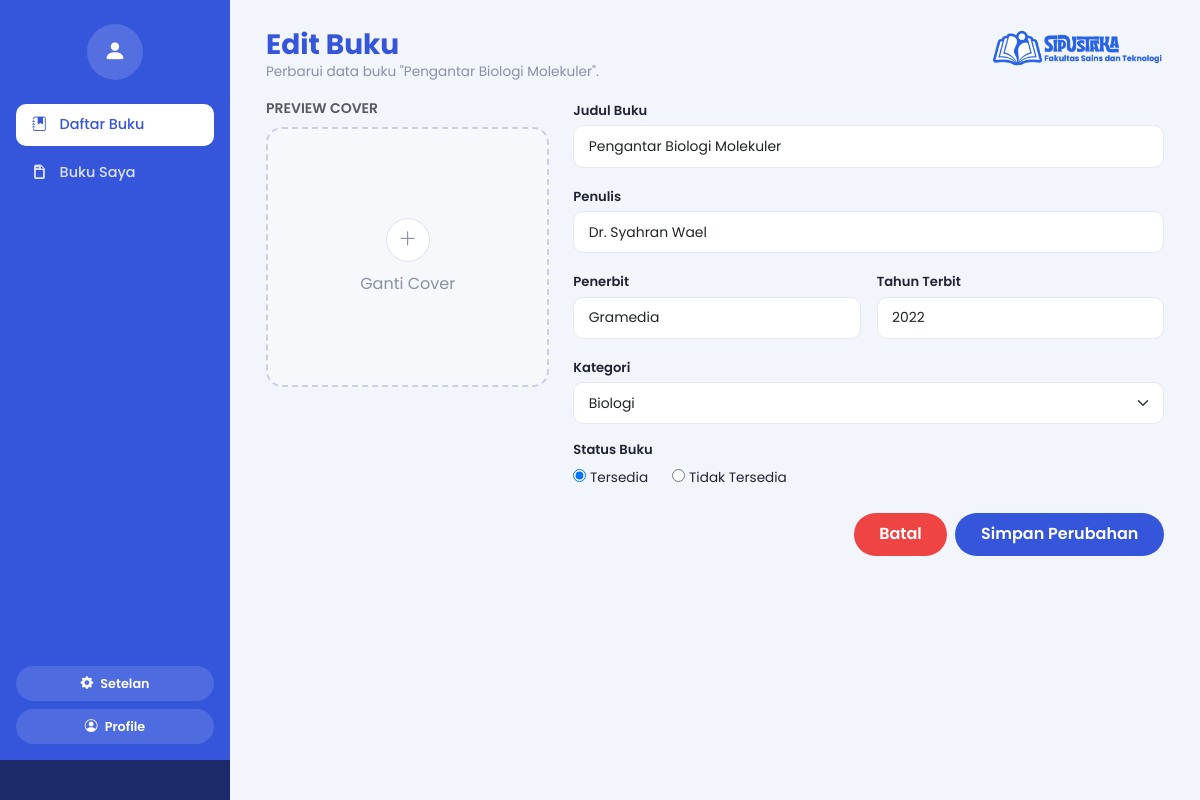
Page /edit.php?id=2 on the committed database.
### tables this page shows
CREATE TABLE IF NOT EXISTS buku (
  id INT AUTO_INCREMENT PRIMARY KEY,
  judul VARCHAR(255) NOT NULL,
  penulis VARCHAR(255) NOT NULL,
  penerbit VARCHAR(255) DEFAULT NULL,
  tahun INT DEFAULT NULL,
  kategori VARCHAR(100) DEFAULT NULL,
  status ENUM('Tersedia', 'Tidak Tersedia') NOT NULL DEFAULT 'Tersedia',
  cover VARCHAR(255) DEFAULT NULL,
  created_at TIMESTAMP DEFAULT CURRENT_TIMESTAMP
);

### edit.php (the view, shortened to what this page needs)
<?php
require_once __DIR__ . '/service/database.php';
$id = $_GET['id'];
$query = "SELECT * FROM buku WHERE id='$id'";
$result = mysqli_query($conn, $query);
$buku = mysqli_fetch_assoc($result);
$coverSrc = $buku['cover'] ? 'uploads/' . htmlspecialchars($buku['cover']) : '';
?>
<!DOCTYPE html>
<html lang="id">
<head>
<?php include 'includes/head.php'; ?>
</head>
<body>
<div class="app-shell">
  <?php include 'includes/sidebar.php'; ?>
  <main class="main-content">
    <div class="d-flex justify-content-between align-items-start flex-wrap gap-2 mb-3">
      <div>
        <h3 class="page-title mb-0">Edit Buku</h3>
        <div class="page-subtitle mb-0">Perbarui data buku "<?= htmlspecialchars($buku['judul']) ?>".</div>
      </div>
      <img src="assets/img/logo.png" alt="SIPUSTAKA" class="topbar-logo-img">
    </div>
    <form action="service/update.php" method="POST" enctype="multipart/form-data">
      <div class="row g-4">
        <div class="col-lg-4">
          <div class="text-muted small fw-semibold mb-2">PREVIEW COVER</div>
          <label class="cover-drop" for="coverInput" style="cursor:pointer; <?= $coverSrc ? "background-image:url('{$coverSrc}');background-size:cover;background-position:center;" : '' ?>">
            <div class="plus" style="<?= $coverSrc ? 'display:none;' : '' ?>"><i class="bi bi-plus-lg"></i></div>
            <span><?= $coverSrc ? '' : 'Ganti Cover' ?></span>
          </label>
        </div>
        <div class="col-lg-8">
          <div class="row g-3">
            <div class="col-12">
              <label class="form-label-soft">Judul Buku</label>
              <input type="text" name="judul" class="form-control form-control-soft" value="<?= htmlspecialchars($buku['judul']) ?>" required>
            </div>
            <div class="col-12">
              <label class="form-label-soft">Penulis</label>
              <input type="text" name="penulis" class="form-control form-control-soft" value="<?= htmlspecialchars($buku['penulis']) ?>" required>
            </div>
            <div class="col-md-6">
              <label class="form-label-soft">Penerbit</label>
              <input type="text" name="penerbit" class="form-control form-control-soft" value="<?= htmlspecialchars($buku['penerbit'] ?? '') ?>">
            </div>
            <div class="col-md-6">
              <label class="form-label-soft">Tahun Terbit</label>
              <input type="number" name="tahun" class="form-control form-control-soft" value="<?= htmlspecialchars($buku['tahun'] ?? '') ?>" min="1900" max="2100">
            </div>
            <div class="col-12">
              <label class="form-label-soft">Kategori</label>
              <?php $kategoriOptions = ['Sains', 'Matematika', 'Informatika', 'Biologi', 'Kimia']; ?>
              <select name="kategori" class="form-select form-control-soft">
                <?php foreach ($kategoriOptions as $opt): ?>
                  <option <?= $buku['kategori'] === $opt ? 'selected' : '' ?>><?= $opt ?></option>
                <?php endforeach; ?>
              </select>
            </div>
            <div class="col-12">
              <label class="form-label-soft d-block">Status Buku</label>
              <div class="status-radio">
                <label><input type="radio" name="status" value="Tersedia" <?= $buku['status'] === 'Tersedia' ? 'checked' : '' ?>> Tersedia</label>
                <label><input type="radio" name="status" value="Tidak Tersedia" <?= $buku['status'] === 'Tidak Tersedia' ? 'checked' : '' ?>> Tidak Tersedia</label>
              </div>
            </div>
          </div>
          <div class="d-flex justify-content-end gap-2 mt-4">
            <a href="index.php" class="btn-batal">Batal</a>
            <button type="submit" class="btn-simpan">Simpan Perubahan</button>
          </div>
        </div>
      </div>
    </form>
  </main>
</div>
</body>
</html>

### assets/css/style.css (style rules this page uses)
:root { --primary: #3556DB; --primary-dark: #1B2A6B; --accent-orange: #FF9800; --accent-green: #22C55E; --accent-red: #EF4444; --bg-page: #F3F5FC; --text-dark: #1F2333; --text-muted: #8891A7; --border-light: #E6E9F5; --radius-lg: 16px; --radius-md: 10px; }
body { background: var(--bg-page); color: var(--text-dark); font-family: 'Poppins', 'Segoe UI', sans-serif; }
a { text-decoration:none; }
.topbar-logo-img { height: 40px; width:auto; }
.app-shell { display:flex; min-height:100vh; }
.main-content { flex:1; padding: 1.75rem 2.25rem; min-width:0; }
.page-title { font-weight:700; color: var(--primary); margin-bottom:.25rem; }
.page-subtitle { color: var(--text-muted); font-size:.85rem; margin-bottom:1.25rem; }
.cover-drop { border:2px dashed #C9CFE6; border-radius: var(--radius-lg); height:260px; display:flex; flex-direction:column; align-items:center; justify-content:center; color:var(--text-muted); background:#F7F8FC; margin-bottom:1rem; }
.cover-drop .plus { width:44px; height:44px; border-radius:50%; background:#fff; border:1px solid #DCE1F2; display:flex; align-items:center; justify-content:center; margin-bottom:.6rem; font-size:1.2rem; }
.form-label-soft { font-size:.82rem; font-weight:600; color:var(--text-dark); margin-bottom:.3rem; }
.form-control-soft { border-radius: var(--radius-md); border:1px solid var(--border-light); padding:.6rem .9rem; font-size:.87rem; }
.status-radio label { font-size:.85rem; margin-right:1.25rem; }
.btn-batal { background:var(--accent-red); color:#fff; border:none; border-radius:999px; padding:.6rem 1.6rem; font-weight:600; }
.btn-simpan { background: var(--primary); color:#fff; border:none; border-radius:999px; padding:.6rem 1.6rem; font-weight:600; }

### rows in the picture
buku: judul "Pengantar Biologi Molekuler", penulis "Dr. Syahran Wael", penerbit "Gramedia", tahun "2022", kategori "Biologi", status "☑ Tersedia", status "☐ Tidak Tersedia"
